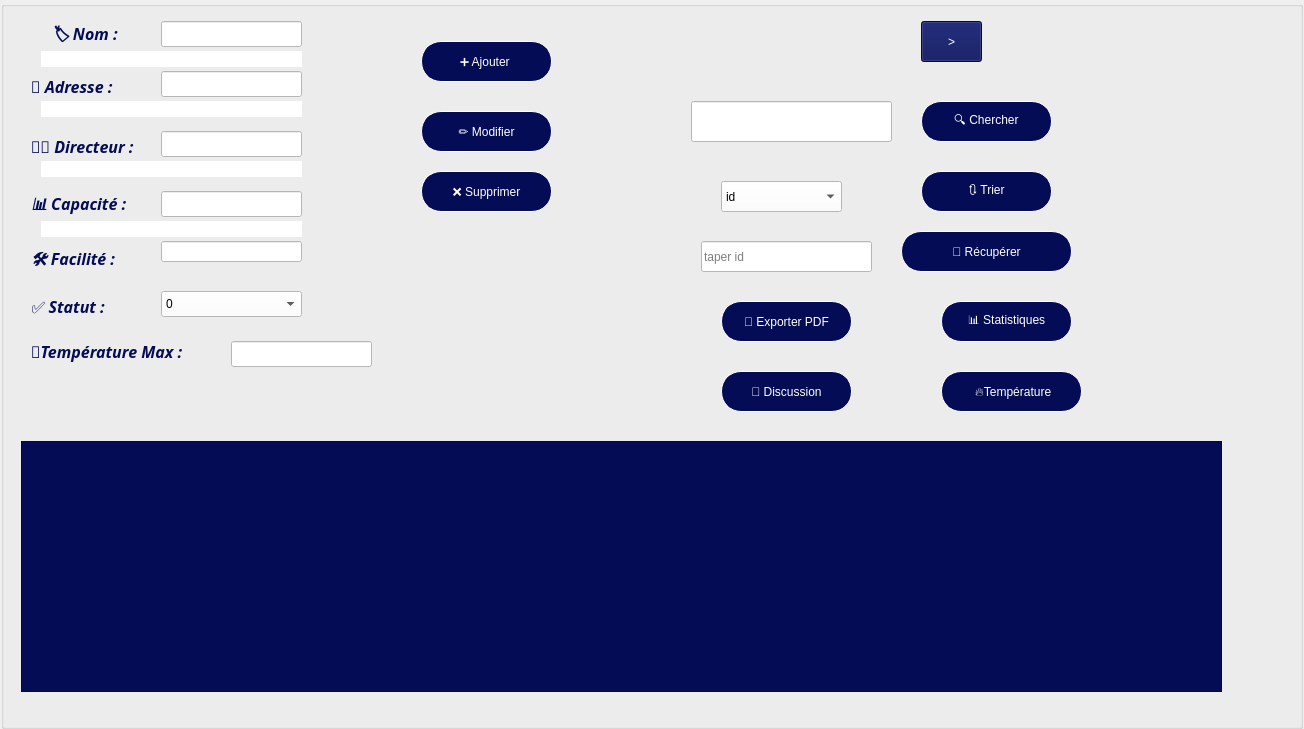
<?xml version="1.0" encoding="UTF-8"?>
<ui version="4.0">
 <class>centrewindow</class>
 <widget class="QWidget" name="centrewindow">
  <property name="geometry">
   <rect>
    <x>0</x>
    <y>0</y>
    <width>1304</width>
    <height>729</height>
   </rect>
  </property>
  <layout class="QVBoxLayout" name="verticalLayout_5">
   <property name="spacing">
    <number>1</number>
   </property>
   <property name="leftMargin">
    <number>1</number>
   </property>
   <property name="topMargin">
    <number>1</number>
   </property>
   <property name="rightMargin">
    <number>1</number>
   </property>
   <property name="bottomMargin">
    <number>0</number>
   </property>
   <item>
    <widget class="QStackedWidget" name="stackedWidget">
     <property name="styleSheet">
      <string notr="true"/>
     </property>
     <property name="currentIndex">
      <number>0</number>
     </property>
     <widget class="QWidget" name="page">
      <property name="styleSheet">
       <string notr="true"/>
      </property>
      <layout class="QVBoxLayout" name="verticalLayout" stretch="0">
       <property name="spacing">
        <number>0</number>
       </property>
       <property name="leftMargin">
        <number>0</number>
       </property>
       <property name="topMargin">
        <number>0</number>
       </property>
       <property name="rightMargin">
        <number>0</number>
       </property>
       <property name="bottomMargin">
        <number>0</number>
       </property>
       <item>
        <widget class="QGroupBox" name="groupBox">
         <property name="enabled">
          <bool>true</bool>
         </property>
         <property name="styleSheet">
          <string notr="true">        background-image: url(:/res/resources/background.png);
</string>
         </property>
         <property name="title">
          <string/>
         </property>
         <widget class="QPushButton" name="stat">
          <property name="geometry">
           <rect>
            <x>940</x>
            <y>300</y>
            <width>131</width>
            <height>41</height>
           </rect>
          </property>
          <property name="styleSheet">
           <string notr="true">border:1px solid white;
border-radius:20px;
background-color:#030C54;
color:white;
background-image: url(:/resources/background.png);</string>
          </property>
          <property name="text">
           <string>📊 Statistiques</string>
          </property>
         </widget>
         <widget class="QLineEdit" name="idedit">
          <property name="geometry">
           <rect>
            <x>700</x>
            <y>240</y>
            <width>171</width>
            <height>31</height>
           </rect>
          </property>
          <property name="styleSheet">
           <string notr="true">background-color: rgb(255, 255, 255);
color: rgb(0, 0, 0);</string>
          </property>
          <property name="placeholderText">
           <string>taper id</string>
          </property>
         </widget>
         <widget class="QPushButton" name="recuperer">
          <property name="geometry">
           <rect>
            <x>900</x>
            <y>230</y>
            <width>171</width>
            <height>41</height>
           </rect>
          </property>
          <property name="styleSheet">
           <string notr="true">border:1px solid white;
border-radius:20px;
background-color:#030C54;
color:white;
background-image: url(:/resources/background.png);</string>
          </property>
          <property name="text">
           <string>🔁 Récupérer</string>
          </property>
         </widget>
         <widget class="QPushButton" name="cherchebut">
          <property name="geometry">
           <rect>
            <x>920</x>
            <y>100</y>
            <width>131</width>
            <height>41</height>
           </rect>
          </property>
          <property name="styleSheet">
           <string notr="true">border:1px solid white;
border-radius:20px;
background-color:#030C54;
color:white;
background-image: url(:/resources/background.png);</string>
          </property>
          <property name="text">
           <string>🔍 Chercher</string>
          </property>
         </widget>
         <widget class="QLineEdit" name="cherche">
          <property name="geometry">
           <rect>
            <x>690</x>
            <y>100</y>
            <width>201</width>
            <height>41</height>
           </rect>
          </property>
          <property name="styleSheet">
           <string notr="true">background-color: rgb(255, 255, 255);
color: rgb(0, 0, 0);</string>
          </property>
          <property name="text">
           <string/>
          </property>
          <property name="placeholderText">
           <string/>
          </property>
         </widget>
         <widget class="QTableView" name="aff">
          <property name="geometry">
           <rect>
            <x>20</x>
            <y>440</y>
            <width>1201</width>
            <height>251</height>
           </rect>
          </property>
          <property name="styleSheet">
           <string notr="true">color: white;
background-color:  #030c54;</string>
          </property>
         </widget>
         <widget class="QPushButton" name="pdf">
          <property name="geometry">
           <rect>
            <x>720</x>
            <y>300</y>
            <width>131</width>
            <height>41</height>
           </rect>
          </property>
          <property name="styleSheet">
           <string notr="true">border:1px solid white;
border-radius:20px;
background-color:#030C54;
color:white;
background-image: url(:/resources/background.png);</string>
          </property>
          <property name="text">
           <string>📄 Exporter PDF</string>
          </property>
         </widget>
         <widget class="QWidget" name="widget" native="true">
          <property name="geometry">
           <rect>
            <x>10</x>
            <y>20</y>
            <width>631</width>
            <height>391</height>
           </rect>
          </property>
          <widget class="QPushButton" name="ajoute_2">
           <property name="geometry">
            <rect>
             <x>410</x>
             <y>20</y>
             <width>131</width>
             <height>41</height>
            </rect>
           </property>
           <property name="styleSheet">
            <string notr="true">border:1px solid white;
border-radius:20px;
background-color:#030C54;
color:white;
background-image: url(:/resources/background.png);</string>
           </property>
           <property name="text">
            <string>➕ Ajouter </string>
           </property>
          </widget>
          <widget class="QLineEdit" name="facilities_2">
           <property name="geometry">
            <rect>
             <x>150</x>
             <y>220</y>
             <width>141</width>
             <height>21</height>
            </rect>
           </property>
           <property name="styleSheet">
            <string notr="true">background-color: rgb(255, 255, 255);
color: rgb(0, 0, 0);
</string>
           </property>
          </widget>
          <widget class="QLineEdit" name="directeur_2">
           <property name="geometry">
            <rect>
             <x>150</x>
             <y>110</y>
             <width>141</width>
             <height>26</height>
            </rect>
           </property>
           <property name="styleSheet">
            <string notr="true">background-color: rgb(255, 255, 255);
color: rgb(0, 0, 0);

</string>
           </property>
          </widget>
          <widget class="QLabel" name="label_33">
           <property name="geometry">
            <rect>
             <x>20</x>
             <y>270</y>
             <width>111</width>
             <height>31</height>
            </rect>
           </property>
           <property name="font">
            <font>
             <family>Perpetua</family>
             <pointsize>12</pointsize>
             <italic>true</italic>
             <bold>true</bold>
             <underline>false</underline>
            </font>
           </property>
           <property name="styleSheet">
            <string notr="true">color:#030C54;
border:none;</string>
           </property>
           <property name="text">
            <string>✅ Statut :</string>
           </property>
          </widget>
          <widget class="QLabel" name="label_34">
           <property name="geometry">
            <rect>
             <x>20</x>
             <y>170</y>
             <width>151</width>
             <height>31</height>
            </rect>
           </property>
           <property name="font">
            <font>
             <family>Perpetua</family>
             <pointsize>12</pointsize>
             <italic>true</italic>
             <bold>true</bold>
             <underline>false</underline>
            </font>
           </property>
           <property name="styleSheet">
            <string notr="true">color:#030C54;
border:none;</string>
           </property>
           <property name="text">
            <string>📊 Capacité :</string>
           </property>
          </widget>
          <widget class="QLabel" name="label_35">
           <property name="geometry">
            <rect>
             <x>20</x>
             <y>50</y>
             <width>121</width>
             <height>31</height>
            </rect>
           </property>
           <property name="font">
            <font>
             <family>Perpetua</family>
             <pointsize>12</pointsize>
             <italic>true</italic>
             <bold>true</bold>
             <underline>false</underline>
            </font>
           </property>
           <property name="styleSheet">
            <string notr="true">color:#030C54;
border:none;</string>
           </property>
           <property name="text">
            <string>📍 Adresse :</string>
           </property>
          </widget>
          <widget class="QLabel" name="label_36">
           <property name="geometry">
            <rect>
             <x>40</x>
             <y>0</y>
             <width>71</width>
             <height>31</height>
            </rect>
           </property>
           <property name="font">
            <font>
             <family>Perpetua</family>
             <pointsize>12</pointsize>
             <italic>true</italic>
             <bold>true</bold>
             <underline>false</underline>
            </font>
           </property>
           <property name="styleSheet">
            <string notr="true">color:#030C54;
border:none;</string>
           </property>
           <property name="text">
            <string>🏷️ Nom :</string>
           </property>
          </widget>
          <widget class="QLineEdit" name="capacite_2">
           <property name="geometry">
            <rect>
             <x>150</x>
             <y>170</y>
             <width>141</width>
             <height>26</height>
            </rect>
           </property>
           <property name="styleSheet">
            <string notr="true">background-color: rgb(255, 255, 255);
color: rgb(0, 0, 0);
</string>
           </property>
          </widget>
          <widget class="QLabel" name="label_37">
           <property name="geometry">
            <rect>
             <x>20</x>
             <y>230</y>
             <width>121</width>
             <height>21</height>
            </rect>
           </property>
           <property name="font">
            <font>
             <family>Perpetua</family>
             <pointsize>12</pointsize>
             <italic>true</italic>
             <bold>true</bold>
             <underline>false</underline>
            </font>
           </property>
           <property name="styleSheet">
            <string notr="true">color:#030C54;
border:none;</string>
           </property>
           <property name="text">
            <string>🛠️ Facilité :</string>
           </property>
          </widget>
          <widget class="QLineEdit" name="adresse_2">
           <property name="geometry">
            <rect>
             <x>150</x>
             <y>50</y>
             <width>141</width>
             <height>26</height>
            </rect>
           </property>
           <property name="styleSheet">
            <string notr="true">background-color: rgb(255, 255, 255);
color: rgb(0, 0, 0);

</string>
           </property>
          </widget>
          <widget class="QLabel" name="label_38">
           <property name="geometry">
            <rect>
             <x>20</x>
             <y>110</y>
             <width>111</width>
             <height>31</height>
            </rect>
           </property>
           <property name="font">
            <font>
             <family>Perpetua</family>
             <pointsize>12</pointsize>
             <italic>true</italic>
             <bold>true</bold>
             <underline>false</underline>
            </font>
           </property>
           <property name="styleSheet">
            <string notr="true">color:#030C54;
border:none;</string>
           </property>
           <property name="text">
            <string>👨‍💼 Directeur :</string>
           </property>
          </widget>
          <widget class="QLineEdit" name="nom_2">
           <property name="geometry">
            <rect>
             <x>150</x>
             <y>0</y>
             <width>141</width>
             <height>26</height>
            </rect>
           </property>
           <property name="styleSheet">
            <string notr="true">background-color: white;
color: black;
</string>
           </property>
          </widget>
          <widget class="QComboBox" name="status_2">
           <property name="geometry">
            <rect>
             <x>150</x>
             <y>270</y>
             <width>141</width>
             <height>26</height>
            </rect>
           </property>
           <property name="styleSheet">
            <string notr="true">background-color: rgb(255, 255, 255);
color: rgb(0, 0, 0);</string>
           </property>
           <item>
            <property name="text">
             <string>0</string>
            </property>
           </item>
           <item>
            <property name="text">
             <string>1</string>
            </property>
           </item>
          </widget>
          <widget class="QPushButton" name="modifier_2">
           <property name="geometry">
            <rect>
             <x>410</x>
             <y>90</y>
             <width>131</width>
             <height>41</height>
            </rect>
           </property>
           <property name="styleSheet">
            <string notr="true">border:1px solid white;
border-radius:20px;
background-color:#030C54;
color:white;
background-image: url(:/resources/background.png);</string>
           </property>
           <property name="text">
            <string>✏️ Modifier</string>
           </property>
          </widget>
          <widget class="QLineEdit" name="nomeror_2">
           <property name="geometry">
            <rect>
             <x>30</x>
             <y>30</y>
             <width>261</width>
             <height>16</height>
            </rect>
           </property>
           <property name="styleSheet">
            <string notr="true">background-color: rgb(255, 255, 255);
border:none;
color: rgb(255, 12, 12);</string>
           </property>
           <property name="readOnly">
            <bool>true</bool>
           </property>
          </widget>
          <widget class="QLineEdit" name="adseror_2">
           <property name="geometry">
            <rect>
             <x>30</x>
             <y>80</y>
             <width>261</width>
             <height>16</height>
            </rect>
           </property>
           <property name="styleSheet">
            <string notr="true">background-color: rgb(255, 255, 255);
border:none;
color: rgb(255, 12, 12);</string>
           </property>
           <property name="readOnly">
            <bool>true</bool>
           </property>
          </widget>
          <widget class="QLineEdit" name="drteror_2">
           <property name="geometry">
            <rect>
             <x>30</x>
             <y>140</y>
             <width>261</width>
             <height>16</height>
            </rect>
           </property>
           <property name="styleSheet">
            <string notr="true">background-color: rgb(255, 255, 255);
border:none;
color: rgb(255, 12, 12);</string>
           </property>
           <property name="readOnly">
            <bool>true</bool>
           </property>
          </widget>
          <widget class="QLineEdit" name="cpteror_2">
           <property name="geometry">
            <rect>
             <x>30</x>
             <y>200</y>
             <width>261</width>
             <height>16</height>
            </rect>
           </property>
           <property name="styleSheet">
            <string notr="true">background-color: rgb(255, 255, 255);
border:none;
color: rgb(255, 12, 12);</string>
           </property>
           <property name="readOnly">
            <bool>true</bool>
           </property>
          </widget>
          <widget class="QPushButton" name="sup">
           <property name="geometry">
            <rect>
             <x>410</x>
             <y>150</y>
             <width>131</width>
             <height>41</height>
            </rect>
           </property>
           <property name="styleSheet">
            <string notr="true">border:1px solid white;
border-radius:20px;
background-color:#030C54;
color:white;
background-image: url(:/resources/background.png);</string>
           </property>
           <property name="text">
            <string>❌ Supprimer</string>
           </property>
          </widget>
          <widget class="QLabel" name="label_39">
           <property name="geometry">
            <rect>
             <x>20</x>
             <y>320</y>
             <width>171</width>
             <height>21</height>
            </rect>
           </property>
           <property name="font">
            <font>
             <family>Perpetua</family>
             <pointsize>12</pointsize>
             <italic>true</italic>
             <bold>true</bold>
             <underline>false</underline>
            </font>
           </property>
           <property name="styleSheet">
            <string notr="true">color:#030C54;
border:none;</string>
           </property>
           <property name="text">
            <string>🔥Température Max :</string>
           </property>
          </widget>
          <widget class="QLineEdit" name="temp">
           <property name="geometry">
            <rect>
             <x>220</x>
             <y>320</y>
             <width>141</width>
             <height>26</height>
            </rect>
           </property>
           <property name="styleSheet">
            <string notr="true">background-color: rgb(255, 255, 255);
color: rgb(0, 0, 0);

</string>
           </property>
          </widget>
         </widget>
         <widget class="QPushButton" name="next">
          <property name="geometry">
           <rect>
            <x>920</x>
            <y>20</y>
            <width>61</width>
            <height>41</height>
           </rect>
          </property>
          <property name="styleSheet">
           <string notr="true">background-color: #030c54;
color:white;
</string>
          </property>
          <property name="text">
           <string>&gt;</string>
          </property>
         </widget>
         <widget class="QPushButton" name="chat">
          <property name="geometry">
           <rect>
            <x>720</x>
            <y>370</y>
            <width>131</width>
            <height>41</height>
           </rect>
          </property>
          <property name="styleSheet">
           <string notr="true">border:1px solid white;
border-radius:20px;
background-color:#030C54;
color:white;
background-image: url(:/resources/background.png);</string>
          </property>
          <property name="text">
           <string>💬 Discussion</string>
          </property>
         </widget>
         <widget class="QPushButton" name="ard">
          <property name="geometry">
           <rect>
            <x>940</x>
            <y>370</y>
            <width>141</width>
            <height>41</height>
           </rect>
          </property>
          <property name="styleSheet">
           <string notr="true">border:1px solid white;
border-radius:20px;
background-color:#030C54;
color:white;
background-image: url(:/resources/background.png);</string>
          </property>
          <property name="text">
           <string>	🔥Température</string>
          </property>
         </widget>
         <widget class="QPushButton" name="tri">
          <property name="geometry">
           <rect>
            <x>920</x>
            <y>170</y>
            <width>131</width>
            <height>41</height>
           </rect>
          </property>
          <property name="styleSheet">
           <string notr="true">border:1px solid white;
border-radius:20px;
background-color:#030C54;
color:white;
background-image: url(:/resources/background.png);</string>
          </property>
          <property name="text">
           <string>🔃 Trier</string>
          </property>
         </widget>
         <widget class="QComboBox" name="trie">
          <property name="geometry">
           <rect>
            <x>720</x>
            <y>180</y>
            <width>121</width>
            <height>31</height>
           </rect>
          </property>
          <property name="styleSheet">
           <string notr="true">background-color: rgb(255, 255, 255);
color: rgb(0, 0, 0);</string>
          </property>
          <item>
           <property name="text">
            <string>id</string>
           </property>
          </item>
          <item>
           <property name="text">
            <string>status</string>
           </property>
          </item>
          <item>
           <property name="text">
            <string>capacite</string>
           </property>
          </item>
         </widget>
         <zorder>stat</zorder>
         <zorder>idedit</zorder>
         <zorder>recuperer</zorder>
         <zorder>cherchebut</zorder>
         <zorder>cherche</zorder>
         <zorder>aff</zorder>
         <zorder>pdf</zorder>
         <zorder>widget</zorder>
         <zorder>chat</zorder>
         <zorder>ard</zorder>
         <zorder>tri</zorder>
         <zorder>trie</zorder>
         <zorder>next</zorder>
        </widget>
       </item>
      </layout>
     </widget>
     <widget class="QWidget" name="page_2">
      <layout class="QHBoxLayout" name="horizontalLayout">
       <item>
        <widget class="QGroupBox" name="groupBox_2">
         <property name="styleSheet">
          <string notr="true">        background-image: url(:/res/resources/background.png);
</string>
         </property>
         <property name="title">
          <string/>
         </property>
         <widget class="QWidget" name="verticalLayoutWidget">
          <property name="geometry">
           <rect>
            <x>49</x>
            <y>159</y>
            <width>1041</width>
            <height>471</height>
           </rect>
          </property>
          <layout class="QVBoxLayout" name="verticalLayout_6"/>
         </widget>
         <widget class="QPushButton" name="back">
          <property name="geometry">
           <rect>
            <x>500</x>
            <y>60</y>
            <width>61</width>
            <height>41</height>
           </rect>
          </property>
          <property name="styleSheet">
           <string notr="true">border:1px solid white;
border-radius:20px;
background-color:#030C54;
color:white;
background-image: url(:/resources/background.png);</string>
          </property>
          <property name="text">
           <string>&lt;</string>
          </property>
         </widget>
        </widget>
       </item>
      </layout>
     </widget>
    </widget>
   </item>
  </layout>
 </widget>
 <resources/>
 <connections/>
</ui>
